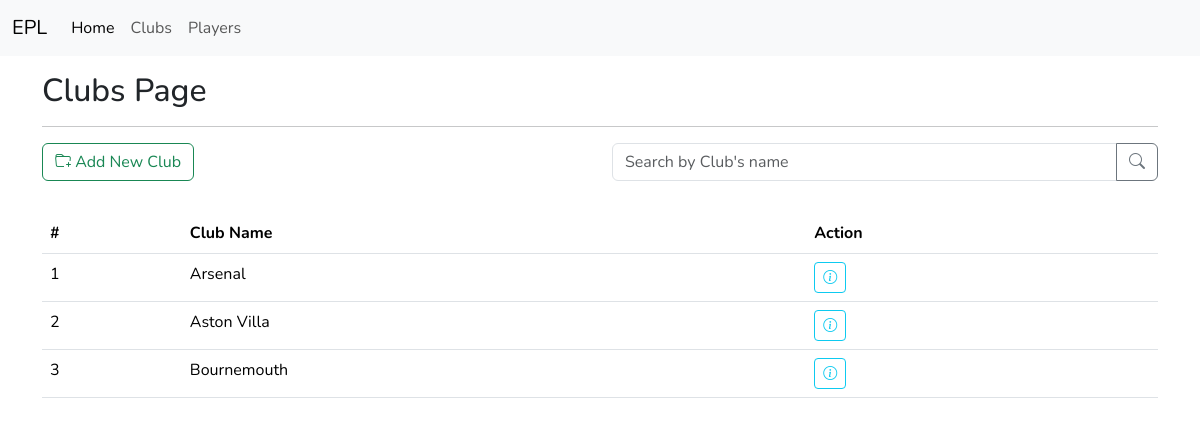
The app's page /clubs, older data.
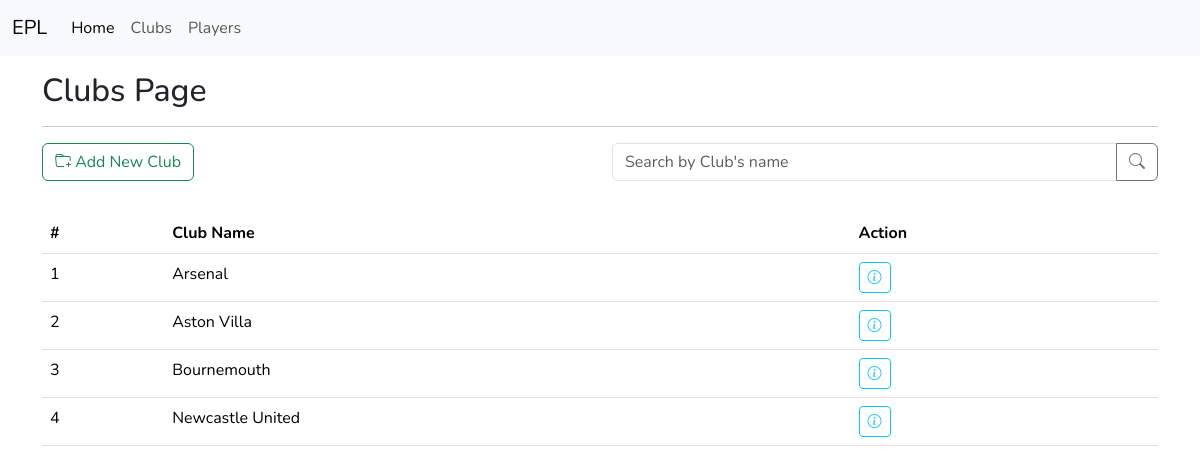
The same page, newer data.
### epl/models.py (models this page shows, shortened)
class Club(db.Model):
    __tablename__ = 'club'
    id: Mapped[int] = mapped_column(Integer, primary_key=True)
    name: Mapped[str] = mapped_column(String(50), unique=True, nullable=False)
    stadium: Mapped[str] = mapped_column(String(50), nullable=False)
    year: Mapped[int] = mapped_column(Integer, nullable=False)
    logo: Mapped[str] = mapped_column(String(255), nullable=False)
    players: Mapped[List['Player']] = relationship(back_populates='club')

### epl/routes.py (the view)
@app.route('/clubs')
def all_clubs():
  clubs = db.session.scalars(db.select(Club)).all()
  return render_template('clubs/index.html',
                         title='Clubs Page',
                         clubs=clubs)

### epl/templates/clubs/index.html (shortened to what this page needs)
{% extends 'layout.html' %}
{% block content %}
  <div class="container mt-3">
    <h2>{{title}}</h2>
    <hr>
    <div class="row">
      <div class="col">
        <a href="{{url_for('new_club')}}" class="btn btn-outline-success">
          <i class="bi bi-folder-plus"></i>
          Add New Club
        </a>
      </div>
      <div class="col">
        <form method="post"
        hx-target="#result"
        hx-post="{{url_for('search_club')}}"
        hx-trigger="submit"
        hx-on::after-request="if(event.detail.successful) this.reset()">
          <div class="input-group mb-3">
            <input name="club_name" type="text" class="form-control" placeholder="Search by Club's name">
            <button class="btn btn-outline-secondary" type="submit">
              <i class="bi bi-search"></i>
            </button>
          </div>
        </form>
      </div>
    </div>
    <table class="table table-hover mt-3">
      <thead>
        <th>#</th>
        <th>Club Name</th>
        <th>Action</th>
      </thead>
      <tbody id="result">
        {% for club in clubs %}
          <tr>
            <td>{{loop.index}}</td>
            <td>{{club.name}}</td>
            <td>
              <a href="{{url_for('info_club', id=club.id)}}" class="btn btn-outline-info btn-sm">
                <i class="bi bi-info-circle"></i>
              </a>
            </td>
          </tr>
        {% endfor %}
      </tbody>
    </table>
  </div>
{% endblock %}

### epl/templates/layout.html (shortened to what this page needs)
<!DOCTYPE html>
<html lang="en">
<head>
  <link href="https://cdn.jsdelivr.net/npm/bootstrap@5.3.8/dist/css/bootstrap.min.css" rel="stylesheet">
  <link rel="stylesheet" href="https://cdn.jsdelivr.net/npm/bootstrap-icons@1.13.1/font/bootstrap-icons.min.css">
</head>
<body>
  {% include "navbar.html" %}
  {% block content %}{% endblock %}
</body>
</html>

### epl/templates/navbar.html (shortened to what this page needs)
<nav class="navbar navbar-expand-lg bg-body-tertiary">
  <div class="container-fluid">
    <a class="navbar-brand" href="{{url_for('index')}}">EPL</a>
    <div class="collapse navbar-collapse" id="navbarNav">
      <ul class="navbar-nav">
        <li class="nav-item">
          <a class="nav-link active" aria-current="page" href="{{url_for('index')}}">Home</a>
        </li>
        <li class="nav-item">
          <a class="nav-link" href="{{url_for('all_clubs')}}">Clubs</a>
        </li>
        <li class="nav-item">
          <a class="nav-link" href="{{url_for('all_players')}}">Players</a>
        </li>
      </ul>
    </div>
  </div>
</nav>

### epl/templates/layout.html (style rules this page uses)
* { font-family: 'Nunito', sans-serif; }

Row changes from the older to the newer data that the page shows:
added Club: name "Newcastle United"
